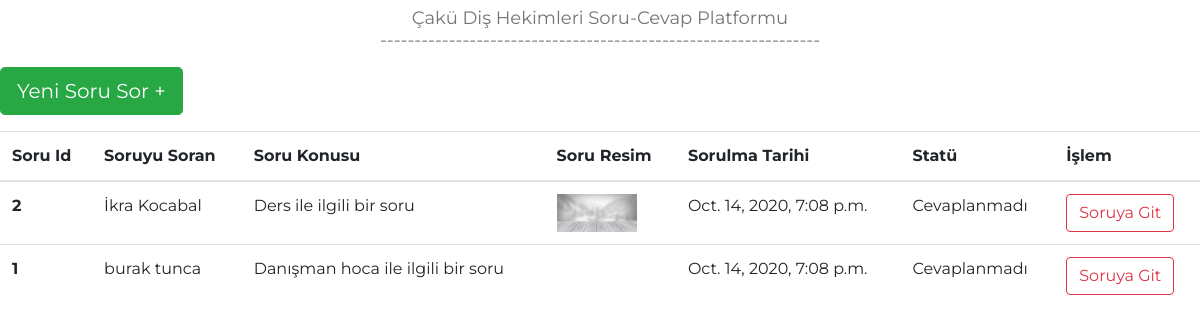
Before: / with the older database file.
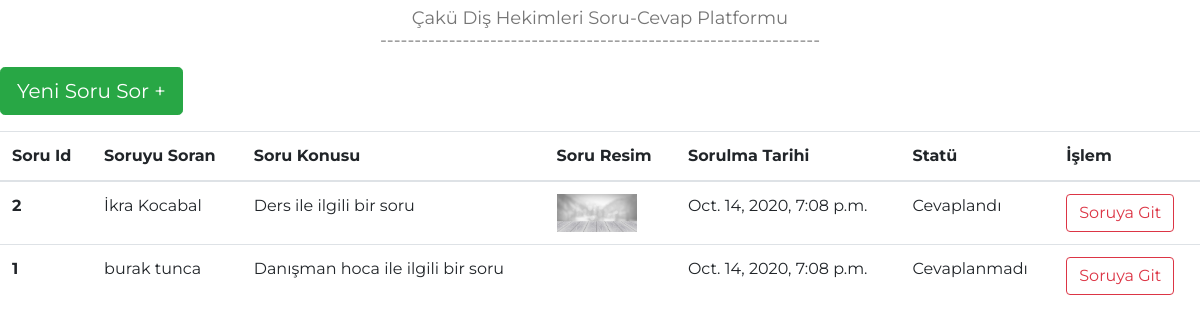
After: the same page with the newer database file.
### mainapp/models.py (models this page shows)
class Soru(models.Model):
    soran=models.CharField(max_length=230)
    sorutarihi=models.DateTimeField(auto_now_add=True)
    soru=models.TextField()
    sorukonu= models.CharField(max_length=200,choices=soruchoices,default="Ders ile ilgili bir soru")
    image=models.ImageField(upload_to="Sorular",blank=True,null=True)
    sorustatus= models.CharField(max_length=200,choices=sorustatus,default="Cevaplanmadı")
    class Meta:
        ordering = ['-sorutarihi']

### mainapp/views.py (the view)
# urls.py: path("",views.mainpage,name="homepage"),
def mainpage(request):
    start = date.today() - datetime.timedelta(days=2)
    end = date.today()
    sorular=Soru.objects.filter(sorutarihi__range=[start, end])
    content={"sorular":sorular}
    return render(request,"mainpage.html",content)

### templates/mainpage.html
{% extends "base.html" %}
{% block content %}
<div class="container">
  <div class="row">
    <div class="col-sm-12 col-lg-12 mt-2">
      <h5 class="text-center"> Çakü Diş Hekimleri Soru-Cevap Platformu </h5>
      <h5 class="text-center">----------------------------------------------------------------</h5>
      </div>
    </div>
  </div>
    <a href="{% url 'newsoru' %}" class="btn btn-success btn-lg mt-3">Yeni Soru Sor +</a>
  <table class="table table-hover mt-3">
    <thead>
      <tr>
        <th scope="col">Soru Id</th>
        <th scope="col">Soruyu Soran</th>
        <th scope="col">Soru Konusu</th>
        <th scope="col">Soru Resim</th>
        <th scope="col">Sorulma Tarihi</th>
        <th scope="col">Statü</th>
        <th scope="col">İşlem</th>
      </tr>
    </thead>
    <tbody>
      {% for i in sorular %}
      <tr>
        <th scope="row">{{i.pk}}</th>
        <td>{{i.soran}}</td>
        <td>{{i.sorukonu}}</td>
        {% if i.image %}
        <td><img src="{{i.image.url}}" width="80"/></td>
        {% else %}
        <td></td>
        {% endif %}
        <td>{{i.sorutarihi}}</td>
        <td>{{i.sorustatus}}</td>
        <td><a class="btn btn-outline-danger" href="{% url 'soru' i.pk %}">Soruya Git</a></td>
      </tr>
      {% endfor %}
    </tbody>
  </table>
{% endblock %}

Changed rows visible on the page:
changed Soru "İkra Kocabal": sorustatus "Cevaplanmadı" → "Cevaplandı"
